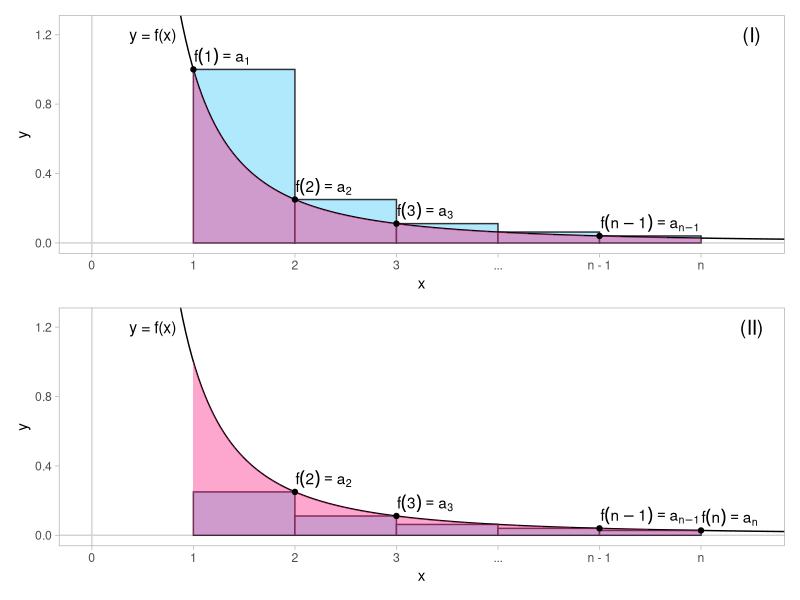

Write the R code that produced this figure.
# options(help_type = "text")

library(ggplot2)
library(patchwork)

int_test_fun <- function(side = "l") {
  # Vectores n_1, n_2 y a_n para data.frame de sucesiones.
  for(i in 1:2) {
    assign(x = paste0("n_", i), value = 1:5)
  }
  a_n <- 1/(n_1^2)
  
  # Función: curva
  x_1 <- seq(from = min(n_1) - 0.2, to = max(n_1) + 2, length.out = 200)
  f_x_1 <- 1/(x_1^2)
  fun_df <- data.frame(x = x_1, f_x = f_x_1)

  # Función: área
  x_2 <- seq(from = min(n_1), to = max(n_1) + 1, length.out = 200) 
  f_x_2 <- 1/(x_2^2)
  area_df <- data.frame(x = x_2, f_x = f_x_2)

  # Texto para eje horizontal y puntos.
  text <- c(as.character(n_1[1:3]), NA, "n - 1")
  
  if(side == "r") {
    n_2 <- n_2 + 1
    a_n <- a_n[-1]
    a_n[length(n_1)] <- 1/(max(n_1)+1)^2 
    text <- text[-1]
    text[5] <- "n"
  }

  # Data frames: Sucesión.
  seq_df_1 <- data.frame(n = n_1 + 0.5, a_n) # barras.
  seq_df_2 <- data.frame(n = n_2, a_n)       # puntos.
  seq_df_2[seq_df_2$n == 4, ] <- NA

  # Gráfico
  ggplot() +
    geom_vline(xintercept = 0, color = "lightgrey") +
    geom_hline(yintercept = 0, color = "lightgrey") +
    geom_col(data = seq_df_1, aes(x = n, y = a_n),
             width = 1, fill = "#b0e9fc", color = "#2f3138") +
    geom_path(data = fun_df, aes(x = x, y = f_x)) +
    geom_area(data = area_df, aes(x = x, y = f_x),
              fill = "#fc2385", alpha = 0.4) +
    geom_point(data = seq_df_2, aes(x = n, y = a_n), na.rm = TRUE) +
    geom_text(data = seq_df_2,
              aes(x = n, y = a_n,
                  label = paste0("f(", text, ") == ", "a[", text, "]")),
              parse = TRUE, na.rm = TRUE, vjust = -0.2, hjust = -0.01) +
    annotate(geom = "text", x = c(0.6, 6.5), y = rep(1.2, 2),
             label = c("y = f(x)", ifelse(side == "l", "(I)", "(II)")),
             size = c(4, 5)) +
    scale_x_continuous(breaks = 0:6,
                       labels = c(as.character(0:3), "...",
                                  "n - 1", "n")) +
    coord_cartesian(xlim = c(0, max(n_1)+1.5), y = c(0, 1.25)) +
    theme_light() +
    theme(panel.grid = element_blank()) +
    labs(x = "x", y = "y")
}

#Gráficos finales.
int_test_plot <- int_test_fun() / int_test_fun("r")

ggsave(file = "int-test-plot.jpg", plot = int_test_plot,
       width = 8, height = 5)

